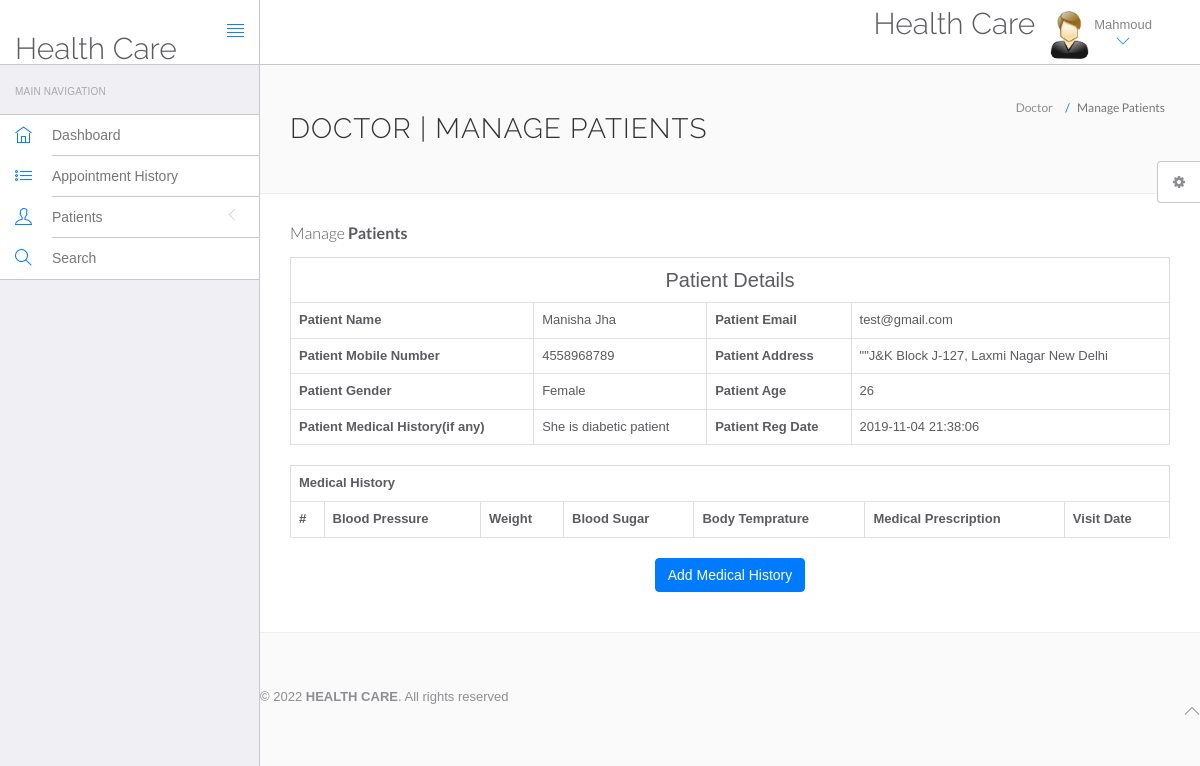
The app's page /HealthCare/doctor/view-patient.php?viewid=1 (signed in) with its own data.
### tables this page shows
CREATE TABLE `doctors` (
  `id` int(11) NOT NULL,
  `specilization` varchar(255) DEFAULT NULL,
  `doctorName` varchar(255) DEFAULT NULL,
  `address` longtext DEFAULT NULL,
  `docFees` varchar(255) DEFAULT NULL,
  `contactno` bigint(11) DEFAULT NULL,
  `docEmail` varchar(255) DEFAULT NULL,
  `password` varchar(255) DEFAULT NULL,
  `creationDate` timestamp NULL DEFAULT current_timestamp(),
  `updationDate` timestamp NULL DEFAULT NULL ON UPDATE current_timestamp()
);

CREATE TABLE `tblpatient` (
  `ID` int(10) NOT NULL,
  `Docid` int(10) DEFAULT NULL,
  `PatientName` varchar(200) DEFAULT NULL,
  `PatientContno` bigint(10) DEFAULT NULL,
  `PatientEmail` varchar(200) DEFAULT NULL,
  `PatientGender` varchar(50) DEFAULT NULL,
  `PatientAdd` mediumtext DEFAULT NULL,
  `PatientAge` int(10) DEFAULT NULL,
  `PatientMedhis` mediumtext DEFAULT NULL,
  `CreationDate` timestamp NULL DEFAULT current_timestamp(),
  `UpdationDate` timestamp NULL DEFAULT NULL ON UPDATE current_timestamp()
);

### HealthCare/doctor/view-patient.php (the view, shortened to what this page needs)
<?php
include('include/config.php');
?>
<!DOCTYPE html>
<html lang="en">
	<head>
		<link rel="stylesheet" href="vendor/bootstrap/css/bootstrap.min.css">
		<link rel="stylesheet" href="vendor/fontawesome/css/font-awesome.min.css">
		<link rel="stylesheet" href="vendor/themify-icons/themify-icons.min.css">
		<link href="vendor/animate.css/animate.min.css" rel="stylesheet" media="screen">
		<link href="vendor/perfect-scrollbar/perfect-scrollbar.min.css" rel="stylesheet" media="screen">
		<link href="vendor/switchery/switchery.min.css" rel="stylesheet" media="screen">
		<link href="vendor/bootstrap-touchspin/jquery.bootstrap-touchspin.min.css" rel="stylesheet" media="screen">
		<link href="vendor/select2/select2.min.css" rel="stylesheet" media="screen">
		<link href="vendor/bootstrap-datepicker/bootstrap-datepicker3.standalone.min.css" rel="stylesheet" media="screen">
		<link href="vendor/bootstrap-timepicker/bootstrap-timepicker.min.css" rel="stylesheet" media="screen">
		<link rel="stylesheet" href="assets/css/styles.css">
		<link rel="stylesheet" href="assets/css/plugins.css">
		<link rel="stylesheet" href="assets/css/themes/theme-1.css" id="skin_color" />
	</head>
	<body>
		<div id="app">
<?php include('include/sidebar.php');?>
<div class="app-content">
<?php include('include/header.php');?>
<div class="main-content" >
<div class="wrap-content container" id="container">
<section id="page-title">
<div class="row">
<div class="col-sm-8">
<h1 class="mainTitle">Doctor | Manage Patients</h1>
</div>
<ol class="breadcrumb">
<li>
<span>Doctor</span>
</li>
<li class="active">
<span>Manage Patients</span>
</li>
</ol>
</div>
</section>
<div class="container-fluid container-fullw bg-white">
<div class="row">
<div class="col-md-12">
<h5 class="over-title margin-bottom-15">Manage <span class="text-bold">Patients</span></h5>
<?php
                               $vid=$_GET['viewid'];
                               $ret=mysqli_query($con,"select * from tblpatient where ID='$vid'");
while ($row=mysqli_fetch_array($ret)) {
                               ?>
<table border="1" class="table table-bordered">
 <tr align="center">
<td colspan="4" style="font-size:20px;color:blue">
 Patient Details</td></tr>
    <tr>
    <th scope>Patient Name</th>
    <td><?php  echo $row['PatientName'];?></td>
    <th scope>Patient Email</th>
    <td><?php  echo $row['PatientEmail'];?></td>
  </tr>
  <tr>
    <th scope>Patient Mobile Number</th>
    <td><?php  echo $row['PatientContno'];?></td>
    <th>Patient Address</th>
    <td><?php  echo $row['PatientAdd'];?></td>
  </tr>
    <tr>
    <th>Patient Gender</th>
    <td><?php  echo $row['PatientGender'];?></td>
    <th>Patient Age</th>
    <td><?php  echo $row['PatientAge'];?></td>
  </tr>
  <tr>
    <th>Patient Medical History(if any)</th>
    <td><?php  echo $row['PatientMedhis'];?></td>
     <th>Patient Reg Date</th>
    <td><?php  echo $row['CreationDate'];?></td>
  </tr>
<?php }?>
</table>
<table id="datatable" class="table table-bordered dt-responsive nowrap" style="border-collapse: collapse; border-spacing: 0; width: 100%;">
  <tr align="center">
   <th colspan="8" >Medical History</th>
  </tr>
  <tr>
    <th>#</th>
<th>Blood Pressure</th>
<th>Weight</th>
<th>Blood Sugar</th>
<th>Body Temprature</th>
<th>Medical Prescription</th>
<th>Visit Date</th>
</tr>
</table>
<p align="center">
 <button class="btn btn-primary waves-effect waves-light w-lg" data-toggle="modal" data-target="#myModal">Add Medical History</button></p>
</div>
</div>
</div>
</div>
	<?php include('include/footer.php');?>
	<?php include('include/setting.php');?>
		</div>
	</body>
</html>

### HealthCare/doctor/include/header.php (shortened to what this page needs)
<header class="navbar navbar-default navbar-static-top">
					<div class="navbar-header">
						<a class="navbar-brand" href="#">
							<h2 style="padding-top:20% ">Health Care</h2>
						</a>
						<a href="#" class="sidebar-toggler pull-right visible-md visible-lg" data-toggle-class="app-sidebar-closed" data-toggle-target="#app">
							<i class="ti-align-justify"></i>
						</a>
					</div>
					<div class="navbar-collapse collapse">
						<ul class="nav navbar-right">
								<li  style="padding-top:2% ">
								<h2>Health Care</h2>
							</li>
							<li class="dropdown current-user">
								<a href class="dropdown-toggle" data-toggle="dropdown">
									<img src="assets/images/images.jpg" > <span class="username">
									<?php $query=mysqli_query($con,"select doctorName from doctors where id='".$_SESSION['id']."'");
while($row=mysqli_fetch_array($query))
{
	echo $row['doctorName'];
}
									?> <i class="ti-angle-down"></i></i></span>
								</a>
							</li>
						</ul>
					</div>
				</header>

### HealthCare/doctor/assets/css/themes/theme-1.css (style rules this page uses)
body { background: #FAFAFA; }
header .navbar-header { background: #ffffff !important; border-right-color: #c8c7cc !important; border-bottom-color: #c8c7cc !important; }
header .navbar-header .sidebar-toggler, header .navbar-header .sidebar-mobile-toggler { color: #007aff !important; }
header .navbar-header .navbar-brand { color: #777 !important; }
header .navbar-collapse { background: #ffffff !important; border-bottom-color: #c8c7cc !important; box-shadow: none !important; }
header .navbar-collapse .navbar-right > li > a { color: #777; }
header .navbar-collapse .navbar-right > li > a i { color: #007aff !important; }

### records on screen
doctors: doctorName "Mahmoud"
tblpatient: PatientName "Manisha Jha", PatientEmail "test@gmail.com", PatientContno "4558968789", PatientAdd "\"\"J&K Block J-127, Laxmi Nagar New Delhi", PatientGender "Female", PatientAge "26", PatientMedhis "She is diabetic patient", CreationDate "2019-11-04 21:38:06"
